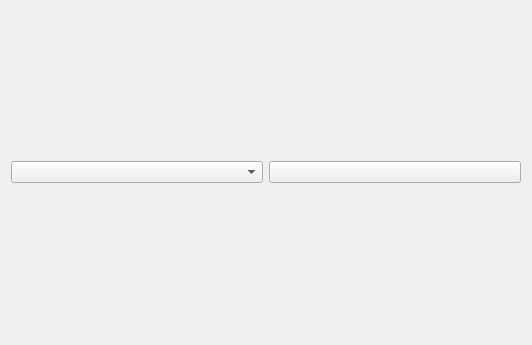
<?xml version="1.0" encoding="UTF-8"?>
<ui version="4.0">
 <class>CppQuickFixProjectSettingsWidget</class>
 <widget class="QWidget" name="CppQuickFixProjectSettingsWidget">
  <property name="geometry">
   <rect>
    <x>0</x>
    <y>0</y>
    <width>532</width>
    <height>345</height>
   </rect>
  </property>
  <property name="windowTitle">
   <string>Form</string>
  </property>
  <layout class="QGridLayout" name="gridLayout">
   <item row="0" column="1">
    <widget class="QPushButton" name="pushButton_custom">
     <property name="text">
      <string/>
     </property>
    </widget>
   </item>
   <item row="1" column="0" colspan="2">
    <layout class="QVBoxLayout" name="layout"/>
   </item>
   <item row="0" column="0">
    <widget class="QComboBox" name="comboBox">
     <property name="currentIndex">
      <number>-1</number>
     </property>
     <item>
      <property name="text">
       <string>Global Settings</string>
      </property>
     </item>
     <item>
      <property name="text">
       <string>Custom Settings</string>
      </property>
     </item>
    </widget>
   </item>
  </layout>
 </widget>
 <resources/>
 <connections/>
</ui>
